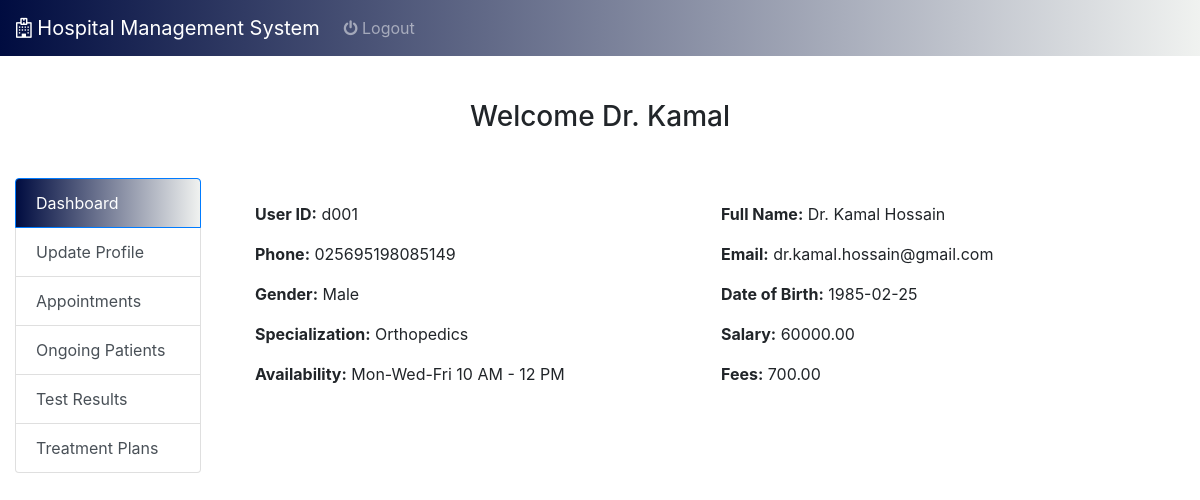
Screenshot of /doctor_dashboard.php (signed in) with the database file from the repository.
### tables this page shows
CREATE TABLE `doctor` (
  `user_id` varchar(20) NOT NULL,
  `first_name` varchar(30) NOT NULL,
  `last_name` varchar(30) NOT NULL,
  `email` varchar(80) NOT NULL,
  `password` varchar(255) NOT NULL,
  `gender` enum('Male','Female','Other') DEFAULT NULL,
  `phone` varchar(15) DEFAULT NULL,
  `dob` date DEFAULT NULL,
  `salary` decimal(10,2) DEFAULT NULL,
  `doc_fee` decimal(10,2) DEFAULT NULL,
  `specialization` varchar(50) DEFAULT NULL,
  `availability` varchar(50) DEFAULT NULL,
  `dept_id` int(11) DEFAULT NULL,
  `created_at` timestamp NOT NULL DEFAULT current_timestamp(),
  `updated_at` timestamp NOT NULL DEFAULT current_timestamp() ON UPDATE current_timestamp()
);

### doctor_dashboard.php (the view, shortened to what this page needs)
<?php
include 'form_modal.php';
$doctor_id = $_SESSION['user_id'];
$doctor = [];
$sql = "SELECT user_id, first_name, last_name, email, gender, phone, dob, salary, doc_fee, specialization, availability FROM Doctor WHERE user_id = ?";
$stmt = $con->prepare($sql);
if ($stmt) {
    $stmt->bind_param("s", $doctor_id);
    $stmt->execute();
    $result = $stmt->get_result();
    if ($result->num_rows === 1) {
        $doctor = $result->fetch_assoc();
    }
}
?>
<!DOCTYPE html>
<html lang="en">
<head>
    <link rel="stylesheet" href="css/dashboard_style.css">
    <link rel="stylesheet" href="https://stackpath.bootstrapcdn.com/bootstrap/4.3.1/css/bootstrap.min.css">
    <link rel="stylesheet" href="https://cdnjs.cloudflare.com/ajax/libs/font-awesome/4.7.0/css/font-awesome.min.css">
</head>
<body style="padding-top: 50px;">
    <nav class="navbar navbar-expand-lg navbar-dark bg-primary fixed-top">
        <a class="navbar-brand" href="#">
            <i class="fa fa-hospital-o"></i> Hospital Management System</a>
        <div class="collapse navbar-collapse" id="navbarSupportedContent">
            <ul class="navbar-nav mr-auto">
                <li class="nav-item">
                    <a class="nav-link" href="logout.php"><i class="fa fa-power-off" aria-hidden="true"></i> Logout</a>
                </li>
                <li class="nav-item">
                    <a class="nav-link" href="#"></a>
                </li>
            </ul>
        </div>
    </nav>
    <div class="container-fluid" style="margin-top: 50px;">
        <h3 class="text-center">Welcome <?php echo htmlspecialchars($doctor['first_name']); ?></h3>
        <div class="row">
            <div class="col-md-4" style="max-width:18%;margin-top: 3%;">
                <div class="list-group" id="list-tab" role="tablist">
                    <a class="list-group-item list-group-item-action active" href="#list-dash" data-toggle="list">Dashboard</a>
                    <a class="list-group-item list-group-item-action" href="#list-profile" data-toggle="list">Update Profile</a>
                    <a class="list-group-item list-group-item-action" href="#list-appt" data-toggle="list">Appointments</a>
                    <a class="list-group-item list-group-item-action" href="#list-patients" data-toggle="list">Ongoing Patients</a>
                    <a class="list-group-item list-group-item-action" href="#list-tests" data-toggle="list">Test Results</a>
                    <a class="list-group-item list-group-item-action" href="#list-trtplans" data-toggle="list">Treatment Plans</a>
                </div>
            </div>
            <div class="col-md-8" style="margin-top: 3%;">
                <div class="tab-content" id="nav-tabContent" style="width: 950px;">
                    <div class="tab-pane fade show active" id="list-dash">
                        <div class="container-fluid bg-white p-4">
                            <div class="row">
                                <div class="col-12">
                                    <div class="profile-card">
                                        <div class="row">
                                            <div class="col-md-6">
                                                <p><strong>User ID:</strong> <?php echo htmlspecialchars($doctor['user_id']); ?></p>
                                                <p><strong>Phone:</strong> <?php echo htmlspecialchars($doctor['phone']); ?></p>
                                                <p><strong>Gender:</strong> <?php echo htmlspecialchars($doctor['gender']); ?></p>
                                                <p><strong>Specialization:</strong> <?php echo htmlspecialchars($doctor['specialization']); ?></p>
                                                <p><strong>Availability:</strong> <?php echo htmlspecialchars($doctor['availability']); ?></p>
                                            </div>
                                            <div class="col-md-6">
                                                <p><strong>Full Name:</strong> <?php echo htmlspecialchars($doctor['first_name'] . ' ' . $doctor['last_name']); ?></p>
                                                <p><strong>Email:</strong> <?php echo htmlspecialchars($doctor['email']); ?></p>
                                                <p><strong>Date of Birth:</strong> <?php echo htmlspecialchars($doctor['dob']); ?></p>
                                                <p><strong>Salary:</strong> <?php echo htmlspecialchars($doctor['salary']); ?></p>
                                                <p><strong>Fees:</strong> <?php echo htmlspecialchars($doctor['doc_fee']); ?></p>
                                            </div>
                                        </div>
                                    </div>
                                </div>
                            </div>
                        </div>
                    </div>
                </div>
            </div>
        </div>
    </div>
</body>
</html>

### css/popup.css (style rules this page uses)
body { font-family: Arial, sans-serif; background: white; color: white; text-align: center; margin: 0; padding: 0; }

### css/dashboard_style.css (style rules this page uses)
.bg-primary { background: linear-gradient(to right, #000C40, #F0F2F0); }
.list-group-item.active { background: linear-gradient(to right, #000C40, #F0F2F0); border-color: #c3c3c3; }

### rows the page displays
doctor: first_name "Dr. Kamal", user_id "d001", phone "025695198085149", gender "Male", specialization "Orthopedics", availability "Mon-Wed-Fri 10 AM - 12 PM", first_name+last_name "Dr. Kamal Hossain", email "dr.kamal.hossain@gmail.com", dob "1985-02-25", salary "60000.00", doc_fee "700.00"
